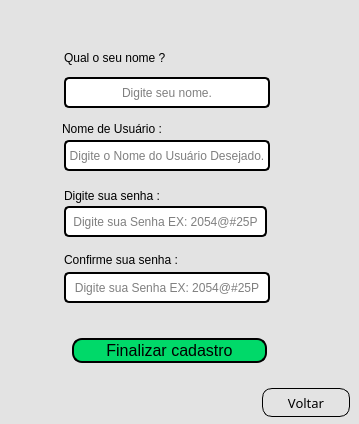
<?xml version="1.0" encoding="UTF-8"?>
<ui version="4.0">
 <class>MainWindow</class>
 <widget class="QMainWindow" name="MainWindow">
  <property name="geometry">
   <rect>
    <x>0</x>
    <y>0</y>
    <width>359</width>
    <height>424</height>
   </rect>
  </property>
  <property name="minimumSize">
   <size>
    <width>359</width>
    <height>424</height>
   </size>
  </property>
  <property name="maximumSize">
   <size>
    <width>359</width>
    <height>424</height>
   </size>
  </property>
  <property name="sizeIncrement">
   <size>
    <width>367</width>
    <height>424</height>
   </size>
  </property>
  <property name="windowTitle">
   <string>MainWindow</string>
  </property>
  <widget class="QWidget" name="centralwidget">
   <widget class="QFrame" name="frame_2">
    <property name="geometry">
     <rect>
      <x>-87</x>
      <y>-20</y>
      <width>457</width>
      <height>451</height>
     </rect>
    </property>
    <property name="font">
     <font>
      <pointsize>10</pointsize>
     </font>
    </property>
    <property name="styleSheet">
     <string notr="true">background-color: rgb(227, 227, 227);
border-radius: 20px;

border-width: 2px; 
border-radius: 5px;
border-style: outset; 
border-color: rgb(0, 0, 0);</string>
    </property>
    <property name="frameShape">
     <enum>QFrame::StyledPanel</enum>
    </property>
    <property name="frameShadow">
     <enum>QFrame::Raised</enum>
    </property>
    <widget class="QLineEdit" name="lineEdit_5">
     <property name="geometry">
      <rect>
       <x>151</x>
       <y>160</y>
       <width>206</width>
       <height>31</height>
      </rect>
     </property>
     <property name="styleSheet">
      <string notr="true">background-color: rgb(255, 255, 255);</string>
     </property>
     <property name="text">
      <string/>
     </property>
     <property name="alignment">
      <set>Qt::AlignCenter</set>
     </property>
     <property name="placeholderText">
      <string>Digite o Nome do Usuário Desejado.</string>
     </property>
    </widget>
    <widget class="QLineEdit" name="lineEdit_6">
     <property name="geometry">
      <rect>
       <x>151</x>
       <y>226</y>
       <width>203</width>
       <height>31</height>
      </rect>
     </property>
     <property name="styleSheet">
      <string notr="true">background-color: rgb(255, 255, 255);</string>
     </property>
     <property name="echoMode">
      <enum>QLineEdit::Password</enum>
     </property>
     <property name="alignment">
      <set>Qt::AlignCenter</set>
     </property>
     <property name="placeholderText">
      <string>Digite sua Senha EX: 2054@#25P</string>
     </property>
    </widget>
    <widget class="QLabel" name="label_3">
     <property name="geometry">
      <rect>
       <x>219</x>
       <y>316</y>
       <width>133</width>
       <height>20</height>
      </rect>
     </property>
     <property name="styleSheet">
      <string notr="true">font: 87 10pt &quot;Arial Black&quot;;
color: rgb(0, 0, 0);
border-width: 0px; 
border-radius: 0px;
border-style: outset; 
border-color: rgb(0, 0, 0);</string>
     </property>
     <property name="text">
      <string/>
     </property>
    </widget>
    <widget class="QPushButton" name="bt_sairtela03_3">
     <property name="geometry">
      <rect>
       <x>349</x>
       <y>408</y>
       <width>88</width>
       <height>29</height>
      </rect>
     </property>
     <property name="font">
      <font>
       <family>Arial Black</family>
       <pointsize>10</pointsize>
       <weight>10</weight>
       <italic>false</italic>
       <bold>false</bold>
      </font>
     </property>
     <property name="cursor">
      <cursorShape>PointingHandCursor</cursorShape>
     </property>
     <property name="styleSheet">
      <string notr="true">QPushButton{
background-color: rgb(227, 227, 227);
color: rgb(0, 0, 0);
font: 87 10pt &quot;Arial Black&quot;;
border-width: 1px; 
border-radius: 10px;
border-style: outset; 
border-color: rgb(0, 0, 0);
}

QPushButton:pressed{
background-color: rgb(227, 227, 227);
color: rgb(0, 0, 0);
font: 87 10pt &quot;Arial Black&quot;;
border-width: 1px; 
border-radius: 10px;
border-style: outset; 
border-color: rgb(255, 255, 255);



;;}

QPushButton:hover{background-color: rgb(168, 168, 168); color:black}
 

 </string>
     </property>
     <property name="text">
      <string>Voltar</string>
     </property>
     <property name="icon">
      <iconset>
       <normaloff>imagens Projeto/voltar (1).png</normaloff>imagens Projeto/voltar (1).png</iconset>
     </property>
     <property name="iconSize">
      <size>
       <width>30</width>
       <height>30</height>
      </size>
     </property>
    </widget>
    <widget class="QPushButton" name="pushButton_6">
     <property name="geometry">
      <rect>
       <x>159</x>
       <y>358</y>
       <width>195</width>
       <height>25</height>
      </rect>
     </property>
     <property name="font">
      <font>
       <pointsize>12</pointsize>
      </font>
     </property>
     <property name="styleSheet">
      <string notr="true">QPushButton{
color: rgb(0, 0, 0);
border-width: 2px; 
border-radius: 10px;
background-color: rgb(0, 217, 105);
border-style: outset; 
border-color: rgb(0, 0, 0);
}

QPushButton:pressed{
background-color: rgb(114, 170, 84);
font: 87 10pt &quot;Arial &quot;;
border-width: 2px; 
border-radius: 10px;
border-style: outset; 
border-color: rgb(234, 234, 234);

}
 </string>
     </property>
     <property name="text">
      <string>Finalizar cadastro</string>
     </property>
    </widget>
    <widget class="QLabel" name="label">
     <property name="geometry">
      <rect>
       <x>149</x>
       <y>141</y>
       <width>113</width>
       <height>16</height>
      </rect>
     </property>
     <property name="font">
      <font>
       <pointsize>9</pointsize>
      </font>
     </property>
     <property name="styleSheet">
      <string notr="true">
border-width: 0px; 
border-radius: 0px;
border-style: outset; 
border-color: rgb(0, 0, 0);</string>
     </property>
     <property name="text">
      <string>Nome de Usuário : </string>
     </property>
    </widget>
    <widget class="QLabel" name="label_2">
     <property name="geometry">
      <rect>
       <x>151</x>
       <y>208</y>
       <width>106</width>
       <height>16</height>
      </rect>
     </property>
     <property name="font">
      <font>
       <pointsize>9</pointsize>
      </font>
     </property>
     <property name="styleSheet">
      <string notr="true">
border-width: 0px; 
border-radius: 0px;
border-style: outset; 
border-color: rgb(0, 0, 0);</string>
     </property>
     <property name="text">
      <string>Digite sua senha :</string>
     </property>
    </widget>
    <widget class="QLineEdit" name="lineEdit_7">
     <property name="geometry">
      <rect>
       <x>151</x>
       <y>292</y>
       <width>206</width>
       <height>31</height>
      </rect>
     </property>
     <property name="styleSheet">
      <string notr="true">background-color: rgb(255, 255, 255);</string>
     </property>
     <property name="echoMode">
      <enum>QLineEdit::Password</enum>
     </property>
     <property name="alignment">
      <set>Qt::AlignCenter</set>
     </property>
     <property name="placeholderText">
      <string>Digite sua Senha EX: 2054@#25P</string>
     </property>
    </widget>
    <widget class="QLabel" name="label_4">
     <property name="geometry">
      <rect>
       <x>151</x>
       <y>272</y>
       <width>115</width>
       <height>16</height>
      </rect>
     </property>
     <property name="font">
      <font>
       <pointsize>9</pointsize>
      </font>
     </property>
     <property name="styleSheet">
      <string notr="true">
border-width: 0px; 
border-radius: 0px;
border-style: outset; 
border-color: rgb(0, 0, 0);</string>
     </property>
     <property name="text">
      <string>Confirme sua senha : </string>
     </property>
    </widget>
    <widget class="QLabel" name="label_5">
     <property name="geometry">
      <rect>
       <x>160</x>
       <y>331</y>
       <width>190</width>
       <height>16</height>
      </rect>
     </property>
     <property name="font">
      <font>
       <family>Bahnschrift</family>
       <pointsize>10</pointsize>
       <weight>50</weight>
       <italic>false</italic>
       <bold>false</bold>
      </font>
     </property>
     <property name="styleSheet">
      <string notr="true">
color: rgb(0, 0, 0);
border-width: 0px; 
border-radius: 0px;
border-style: outset; 
border-color: rgb(0, 0, 0);</string>
     </property>
     <property name="text">
      <string/>
     </property>
    </widget>
    <widget class="QLineEdit" name="lineEdit_8">
     <property name="geometry">
      <rect>
       <x>151</x>
       <y>97</y>
       <width>206</width>
       <height>31</height>
      </rect>
     </property>
     <property name="styleSheet">
      <string notr="true">background-color: rgb(255, 255, 255);</string>
     </property>
     <property name="text">
      <string/>
     </property>
     <property name="alignment">
      <set>Qt::AlignCenter</set>
     </property>
     <property name="placeholderText">
      <string>Digite seu nome.</string>
     </property>
    </widget>
    <widget class="QLabel" name="label_6">
     <property name="geometry">
      <rect>
       <x>151</x>
       <y>70</y>
       <width>113</width>
       <height>16</height>
      </rect>
     </property>
     <property name="font">
      <font>
       <pointsize>9</pointsize>
      </font>
     </property>
     <property name="styleSheet">
      <string notr="true">
border-width: 0px; 
border-radius: 0px;
border-style: outset; 
border-color: rgb(0, 0, 0);</string>
     </property>
     <property name="text">
      <string>Qual o seu nome ? </string>
     </property>
    </widget>
   </widget>
  </widget>
 </widget>
 <resources/>
 <connections/>
</ui>
